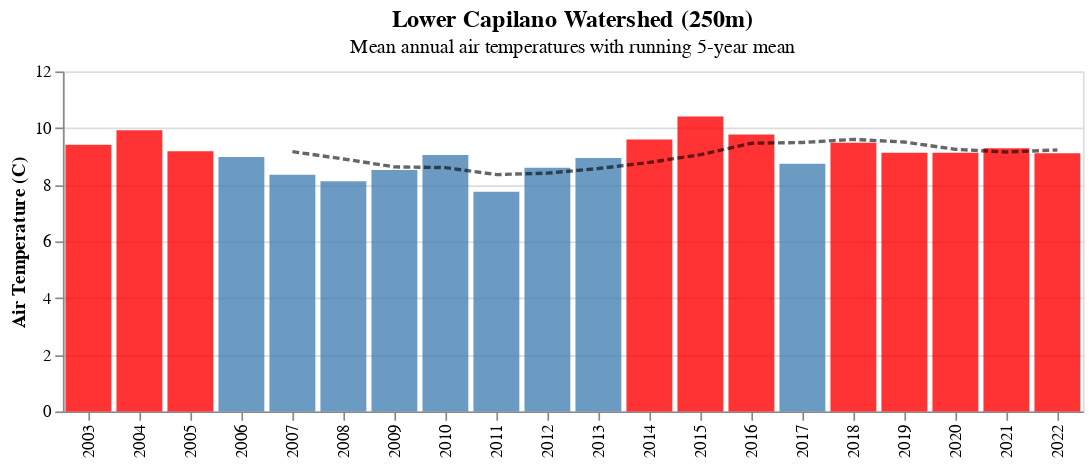

The notebook cell this image was saved under:
### Markdown cell above
## Annual Air Temperature
The plot below shows the average annual air temperatures in the water supply areas. In general, the length of record at these stations is not long enough to show warming from climate change. Variability is linked more to climate drivers like the El Nino - Southern Oscillation (ENSO).

### Code cell
title3 = alt.TitleParams(
   text='Lower Capilano Watershed (250m)',
   subtitle="Mean annual air temperatures with running 5-year mean",
   anchor='middle',
   fontSize=14,
   fontWeight='bold')

bar_chart = alt.Chart(annual_avg_temps, title=title3).mark_bar(opacity=0.8).encode(
    alt.X('year:O', title=None),
    alt.Y('TA:Q', title='Air Temperature (C)', scale=alt.Scale(domain=[0, 12])),
    color=alt.condition(
        alt.datum.TA > '9.07',
        alt.value("red"),  # The positive color
        alt.value("steelblue")  # The negative color
    ),
    tooltip=[alt.Tooltip('year', title='Year'), alt.Tooltip('TA', title='Temp')]
).properties(
    width=600,
    height=200
)

line = alt.Chart(annual_avg_temps).mark_line(strokeDash=[4, 2], color='black', opacity=0.6).encode(
    alt.X('year:O'),
    alt.Y('moving_avg:Q')
)

bar_chart + line

### Figure 1 — Vega-Lite specification as saved in the notebook (floating-point values rounded to 4 significant figures)
{"config": {"view": {"continuousWidth": 400, "continuousHeight": 300}}, "layer": [{"mark": {"type": "bar", "opacity": 0.8}, "encoding": {"color": {"condition": {"value": "red", "test": "(datum.TA > '9.07')"}, "value": "steelblue"}, "tooltip": [{"field": "year", "title": "Year", "type": "quantitative"}, {"field": "TA", "title": "Temp", "type": "quantitative"}], "x": {"field": "year", "title": null, "type": "ordinal"}, "y": {"field": "TA", "scale": {"domain": [0, 12]}, "title": "Air Temperature (C)", "type": "quantitative"}}, "height": 200, "title": {"text": "Lower Capilano Watershed (250m)", "anchor": "middle", "fontSize": 14, "fontWeight": "bold", "subtitle": "Mean annual air temperatures with running 5-year mean"}, "width": 600}, {"mark": {"type": "line", "color": "black", "opacity": 0.6, "strokeDash": [4, 2]}, "encoding": {"x": {"field": "year", "type": "ordinal"}, "y": {"field": "moving_avg", "type": "quantitative"}}}], "data": {"name": "data-d3bb5ec7282a49baa6c625b6043565d5"}, "$schema": "https://vega.github.io/schema/vega-lite/v4.17.0.json", "datasets": {"data-d3bb5ec7282a49baa6c625b6043565d5": [{"year": 2003, "TA": 9.41, "moving_avg": null}, {"year": 2004, "TA": 9.92, "moving_avg": null}, {"year": 2005, "TA": 9.18, "moving_avg": null}, {"year": 2006, "TA": 8.98, "moving_avg": null}, {"year": 2007, "TA": 8.35, "moving_avg": 9.168}, {"year": 2008, "TA": 8.12, "moving_avg": 8.91}, {"year": 2009, "TA": 8.52, "moving_avg": 8.63}, {"year": 2010, "TA": 9.05, "moving_avg": 8.604}, {"year": 2011, "TA": 7.75, "moving_avg": 8.358}, {"year": 2012, "TA": 8.6, "moving_avg": 8.408}, {"year": 2013, "TA": 8.94, "moving_avg": 8.572}, {"year": 2014, "TA": 9.6, "moving_avg": 8.788}, {"year": 2015, "TA": 10.41, "moving_avg": 9.06}, {"year": 2016, "TA": 9.77, "moving_avg": 9.464}, {"year": 2017, "TA": 8.74, "moving_avg": 9.492}, {"year": 2018, "TA": 9.48, "moving_avg": 9.6}, {"year": 2019, "TA": 9.13, "moving_avg": 9.506}, {"year": 2020, "TA": 9.13, "moving_avg": 9.25}, {"year": 2021, "TA": 9.29, "moving_avg": 9.154}, {"year": 2022, "TA": 9.11, "moving_avg": 9.228}]}}
